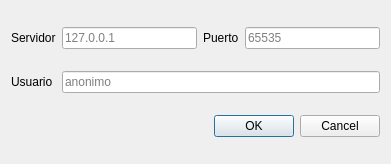
<?xml version="1.0" encoding="UTF-8"?>
<ui version="4.0">
 <class>Dialog</class>
 <widget class="QDialog" name="Dialog">
  <property name="windowModality">
   <enum>Qt::WindowModal</enum>
  </property>
  <property name="geometry">
   <rect>
    <x>0</x>
    <y>0</y>
    <width>391</width>
    <height>164</height>
   </rect>
  </property>
  <property name="sizePolicy">
   <sizepolicy hsizetype="Fixed" vsizetype="Fixed">
    <horstretch>0</horstretch>
    <verstretch>0</verstretch>
   </sizepolicy>
  </property>
  <property name="minimumSize">
   <size>
    <width>391</width>
    <height>164</height>
   </size>
  </property>
  <property name="maximumSize">
   <size>
    <width>391</width>
    <height>164</height>
   </size>
  </property>
  <property name="windowTitle">
   <string>Conectar</string>
  </property>
  <property name="modal">
   <bool>true</bool>
  </property>
  <layout class="QGridLayout" name="gridLayout">
   <item row="1" column="1" colspan="3">
    <widget class="QLineEdit" name="txtUser">
     <property name="placeholderText">
      <string>anonimo</string>
     </property>
    </widget>
   </item>
   <item row="1" column="0">
    <widget class="QLabel" name="label_3">
     <property name="text">
      <string>Usuario</string>
     </property>
    </widget>
   </item>
   <item row="0" column="2">
    <widget class="QLabel" name="label_2">
     <property name="text">
      <string>Puerto</string>
     </property>
    </widget>
   </item>
   <item row="0" column="0">
    <widget class="QLabel" name="label">
     <property name="text">
      <string>Servidor</string>
     </property>
    </widget>
   </item>
   <item row="0" column="1">
    <widget class="QLineEdit" name="txtServer">
     <property name="placeholderText">
      <string>127.0.0.1</string>
     </property>
    </widget>
   </item>
   <item row="2" column="1" colspan="3">
    <widget class="QDialogButtonBox" name="buttonBox">
     <property name="orientation">
      <enum>Qt::Horizontal</enum>
     </property>
     <property name="standardButtons">
      <set>QDialogButtonBox::Cancel|QDialogButtonBox::Ok</set>
     </property>
    </widget>
   </item>
   <item row="0" column="3">
    <widget class="QLineEdit" name="txtPort">
     <property name="inputMask">
      <string/>
     </property>
     <property name="placeholderText">
      <string>65535</string>
     </property>
    </widget>
   </item>
  </layout>
 </widget>
 <tabstops>
  <tabstop>txtServer</tabstop>
  <tabstop>txtPort</tabstop>
  <tabstop>txtUser</tabstop>
 </tabstops>
 <resources/>
 <connections>
  <connection>
   <sender>buttonBox</sender>
   <signal>accepted()</signal>
   <receiver>Dialog</receiver>
   <slot>accept()</slot>
   <hints>
    <hint type="sourcelabel">
     <x>248</x>
     <y>254</y>
    </hint>
    <hint type="destinationlabel">
     <x>157</x>
     <y>274</y>
    </hint>
   </hints>
  </connection>
  <connection>
   <sender>buttonBox</sender>
   <signal>rejected()</signal>
   <receiver>Dialog</receiver>
   <slot>reject()</slot>
   <hints>
    <hint type="sourcelabel">
     <x>316</x>
     <y>260</y>
    </hint>
    <hint type="destinationlabel">
     <x>286</x>
     <y>274</y>
    </hint>
   </hints>
  </connection>
 </connections>
</ui>
